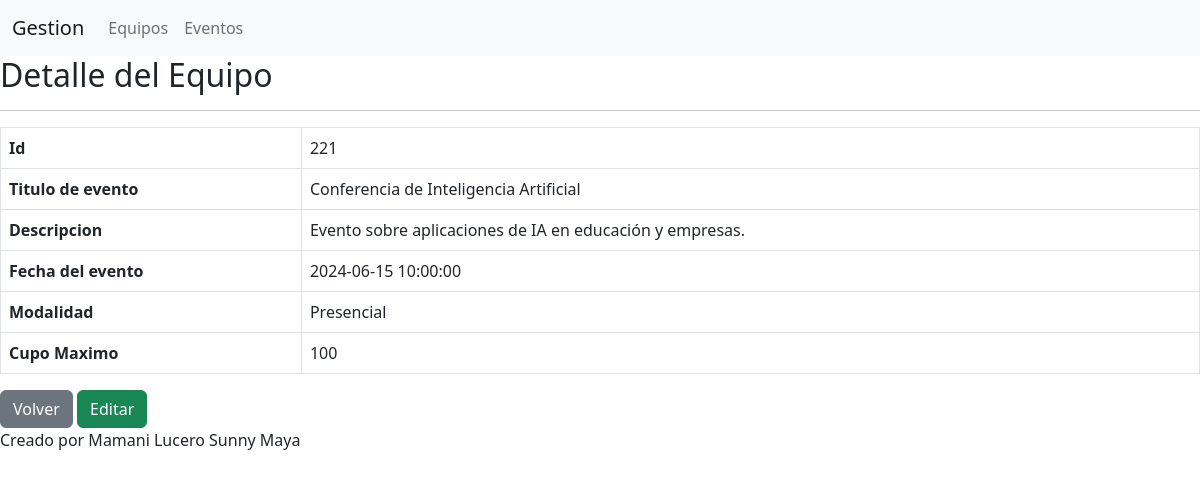
Page /eventos/leer.php?id=221 on the committed database.
### tables this page shows
CREATE TABLE `eventos_academicos` (
  `id` int(11) NOT NULL,
  `titulo_evento` varchar(150) NOT NULL,
  `descripcion` text NOT NULL,
  `fecha_evento` datetime NOT NULL,
  `modalidad` enum('Presencial','Virtual','Hibrido') NOT NULL,
  `cupo_maximo` int(11) NOT NULL
);

### eventos/leer.php (the view)
<?php
include '../config/db.php';
include '../includes/header.php';
$id = $_GET['id'];
$sql = "select * from eventos_academicos where id = '$id'";
$resultado = mysqli_query($con, $sql);
$fila = mysqli_fetch_array($resultado);
?>
<h2>Detalle del Equipo</h2>
<hr>
<?php if($fila){ ?>
<table class="table table-bordered">
    <tr>
        <th>Id</th>
        <td><?php echo $fila['id']; ?></td>
    </tr>
    <tr>
        <th>Titulo de evento</th>
        <td><?php echo $fila['titulo_evento']; ?></td>
    </tr>
    <tr>
        <th>Descripcion</th>
        <td><?php echo $fila['descripcion']; ?></td>
    </tr>
    <tr>
        <th>Fecha del evento</th>
        <td><?php echo $fila['fecha_evento']; ?></td>
    </tr>
    <tr>
        <th>Modalidad</th>
        <td><?php echo $fila['modalidad']; ?></td>
    </tr>
    <tr>
        <th>Cupo Maximo</th>
        <td>
            <?php echo $fila['cupo_maximo']; ?>
        </td>
    </tr>
</table>
<a href="index.php" class="btn btn-secondary">Volver</a>
<a href="editar.php?idEd=<?php echo $fila['id']; ?>" class="btn btn-success">Editar</a>
<?php } ?>
<?php
include '../includes/footer.php';
?>

### rows in the picture
eventos_academicos: id "221", titulo_evento "Conferencia de Inteligencia Artificial", descripcion "Evento sobre aplicaciones de IA en educación y empresas.", fecha_evento "2024-06-15 10:00:00", modalidad "Presencial", cupo_maximo "100"
